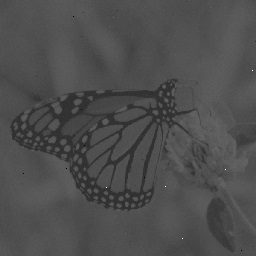
#> input picture Section/03/butterfly.jpg, 256 x 256 px
$ python code.py
#> lines starting #> are read from the running program, lines starting #| are printed output that depends on the picture; after the words box and inside, x2 and y2 are one past the last pixel; in counts of white or black regions, pixels touching at a corner belong together
# -*- coding: utf-8 -*-
"""
Created on Sat Apr  2 15:14:12 2022
@author: csemn
"""
import matplotlib.pyplot as plt
import cv2 as cv
import numpy as np

def show_result(oldImg,newImg,oldTitle='Original',newTitle='New'):
    intensity_values=np.array([x for x in range(256)])
    plt.figure(figsize=(15,10))
    plt.subplot(2, 2, 1)
    plt.imshow(oldImg, cmap="gray")
    plt.title(oldTitle+" Image")
    plt.subplot(2, 2, 2)
    plt.bar(intensity_values, cv.calcHist([oldImg],[0],None,[256],[0,256])[:,0],width = 5)
    plt.title(oldTitle+" Hist")
    plt.xlabel('intensity')
    plt.subplot(2, 2, 3)
    plt.imshow(newImg, cmap="gray")
    plt.title(newTitle+" Image")
    plt.subplot(2, 2, 4)
    plt.bar(intensity_values, cv.calcHist([newImg],[0],None,[256],[0,256])[:,0],width = 5)
    plt.title(newTitle+" Hist")
    plt.xlabel('intensity')
    plt.tight_layout()
    plt.show()

'''
# Report-1:
# There are other nonlinear methods to improve contrast and brightness, these
  methods have different sets of parameters. In general, it’s difficult to
  manually adjust the contrast and brightness parameter, but there are algorithms
  that improve contrast automatically.
'''

#Method 1: Histogram equalization
img = cv.imread("butterfly.jpg",cv.IMREAD_GRAYSCALE)
#> img is the input picture: shape (256, 256); min 0, max 255, mean 77.8
equalizedImg = cv.equalizeHist(img)
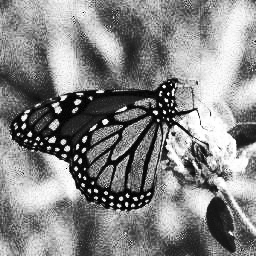
#> equalizedImg: shape (256, 256); min 0, max 255, mean 133
show_result(img, equalizedImg,newTitle="Equalizaed")

#Method 2:CLAHE
clahe = cv.createCLAHE(clipLimit=1.0)
cleaheImg = clahe.apply(img)
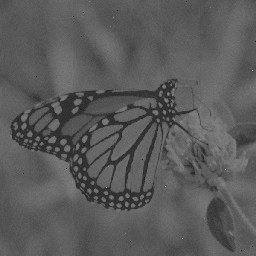
#> cleaheImg: shape (256, 256); min 1, max 255, mean 90.6
show_result(img, cleaheImg,newTitle="CLAHE")

'''
# Report-1 Conclusion:
# Equaliza hist function spreaded the histogram intensity all over the range.
# ClAHE function increased the contrast alittle bit which made the image clearer.
  for this image CLAHE is the best choice.
'''
#################################################################################
"""
# Report-2: cv2.THRESH_TRUNC and cv2.THRESH_OTSU
"""
threshold = 70
max_value = 255
min_value = 0

img = cv.imread("butterfly.jpg",cv.IMREAD_GRAYSCALE)
#Binary thresholding
binaryImg = cv.threshold(img,threshold,max_value,cv.THRESH_BINARY)[1]
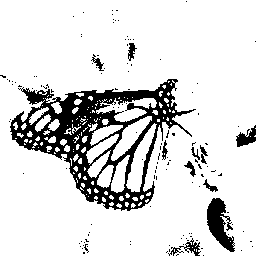
#> binaryImg: shape (256, 256); 85.4% white; 132 black regions (121 under 20 px), largest, box (x1, y1, x2, y2) and area: (10, 79, 196, 211) 7611, (207, 198, 235, 252) 821, (236, 125, 256, 147) 232
show_result(img, binaryImg,newTitle="BINARY")
#> call 3 of show_result, with oldTitle = 'Original', newTitle = 'BINARY'
#> in show_result (call 3), `plt.show()`:
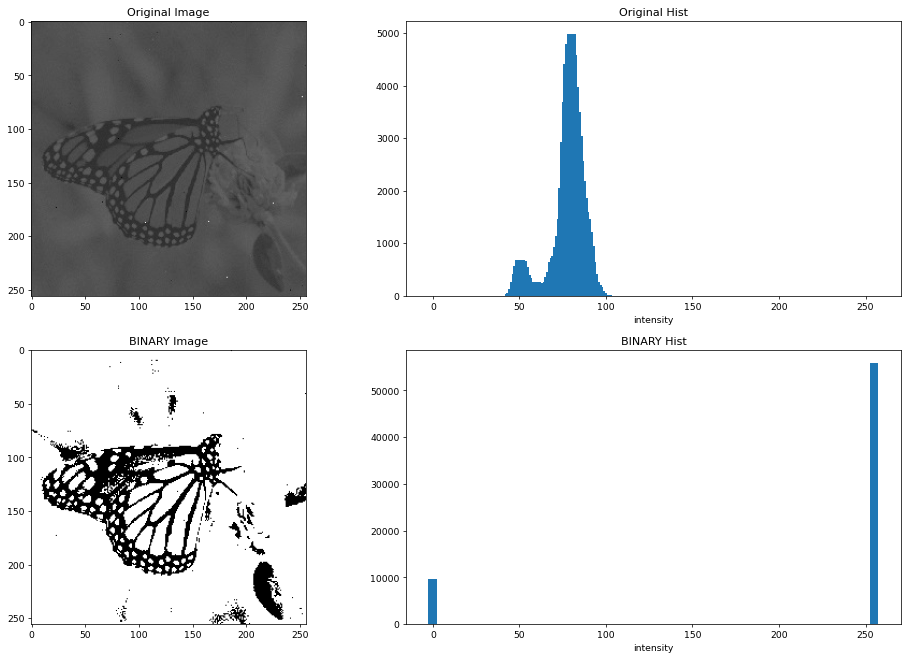
#> figure drawn by matplotlib, 4 panels; panel 2: tallest bar 4978 high, from x = 77.5 to 82.5; panel 4: tallest bar 55953 high, from x = 252.5 to 257.5
#Trunc thresholding
truncImg = cv.threshold(img,threshold,max_value,cv.THRESH_TRUNC)[1]
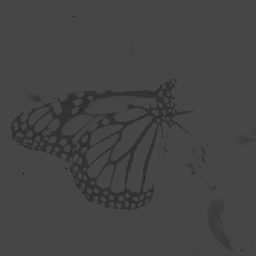
#> truncImg: shape (256, 256); min 0, max 70, mean 68.2
show_result(img, truncImg,newTitle="TRUNC")
#> call 4 of show_result, with oldTitle = 'Original', newTitle = 'TRUNC'
#> in show_result (call 4), `plt.show()`:
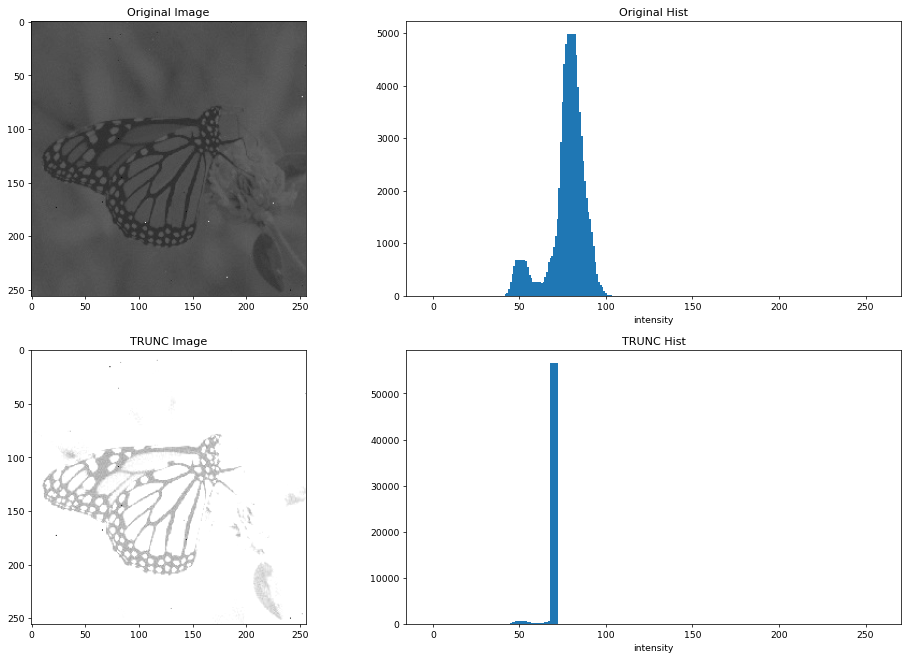
#> figure drawn by matplotlib, 4 panels; panel 2: tallest bar 4978 high, from x = 77.5 to 82.5; panel 4: tallest bar 56681 high, from x = 67.5 to 72.5
#Otsu thresholding
otsuImg = cv.threshold(img,threshold,max_value,cv.THRESH_OTSU)[1]
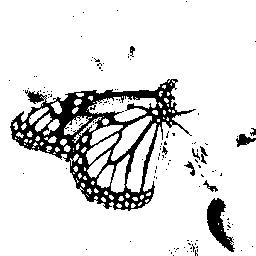
#> otsuImg: shape (256, 256); 87.5% white; 123 black regions (113 under 20 px), largest, box (x1, y1, x2, y2) and area: (10, 79, 196, 211) 6818, (207, 198, 235, 252) 706, (236, 134, 256, 147) 137
show_result(img, otsuImg,newTitle="OTSU")

'''
# Report-2 Conclusion:
    # Binray : if the pixel value >= threshold then pixel = max value
                otherwise pixel = min value
    # Trunc  : if the pixel value >= threshold then pixel = max value
                otherwise pixel value do not change.
    # OTSU   : choose the optimal threshold value.
'''
